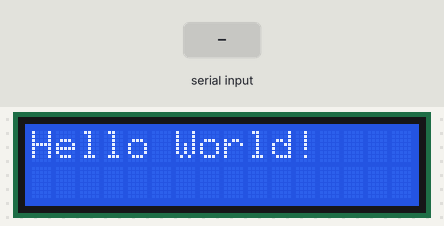
Recording of a sketch running on a simulated Arduino Uno, built with avr-gcc and run on an emulated ATmega328P. Parts: 16×2 character LCD. The inputs (shaded band) are chosen by the test bench.

Above: at 1.2 s.
1.3 s: "1\n" received over Serial
At 2.5 s:
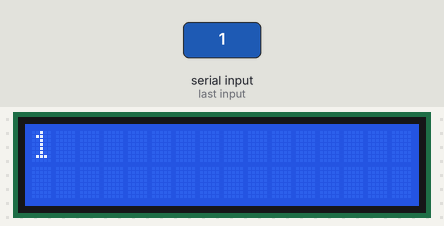
2.8 s: "0\n" received over Serial
At 3.8 s:
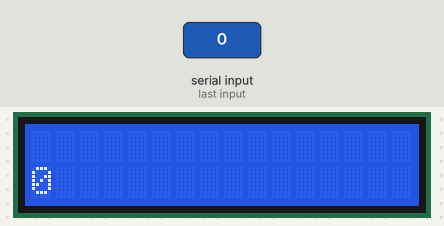
4.3 s: "2\n" received over Serial
At 4.9 s:
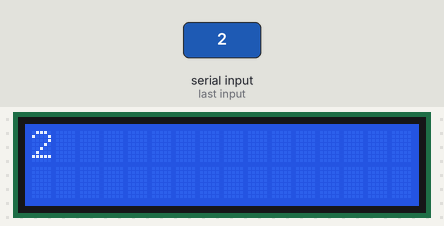
Timing chart, 0 to 7.3 s (numbered marks = the images above; inputs shaded):
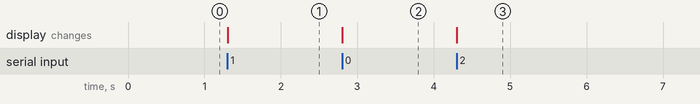

Measured:
- after the input at 1.3 s, the display: changes at once (image 1)
- after the input at 2.8 s, the display: changes at once (image 2)
- after the input at 4.3 s, the display: changes at once (image 3)

The sketch:

LCD.ino
```cpp
#include <LiquidCrystal.h>

#define LCD_RS_PIN A5
#define LCD_E_PIN A4
#define LCD_D4_PIN 6
#define LCD_D5_PIN 7
#define LCD_D6_PIN 8
#define LCD_D7_PIN 9

int counter = -1;

LiquidCrystal lcd(LCD_RS_PIN, LCD_E_PIN, LCD_D4_PIN,
                  LCD_D5_PIN, LCD_D6_PIN, LCD_D7_PIN);

void setup(){
  lcd.begin(16,2);
  lcd.print("Hello World!");
  Serial.begin(115200);
}

void loop(){
if (Serial.available()){
  String input = Serial.readStringUntil('\n');
  if (input.length()<=16){
    counter++;
    lcd.clear();
    lcd.setCursor(0, (counter)%2);
    lcd.print(input);
  }
  else{
    Serial.println("Input must be <= 16 characters long");
  }
}

}
```
